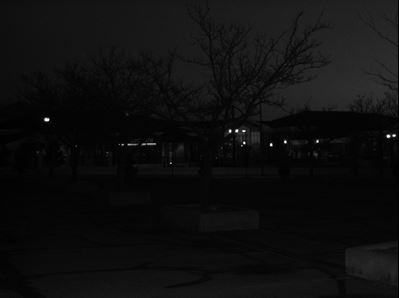
#> input picture Assignment - 2/cctv1.JPG, 399 x 298 px
$ python robolin.py cctv1.JPG
#> lines starting #> are read from the running program, lines starting #| are printed output that depends on the picture; after the words box and inside, x2 and y2 are one past the last pixel; in counts of white or black regions, pixels touching at a corner belong together
import numpy as np
import pandas as pd
import cv2
import matplotlib.pyplot as plt
import sys

img = cv2.imread(sys.argv[1])
#> img is the input picture: shape (298, 399, 3); min 0, max 255, mean 14.8

#cv2.imshow('img',img)

org = img

########################################
img = cv2.Canny(img,100,375)
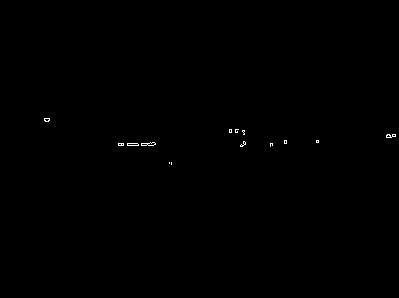
#> img: shape (298, 399); 0.16% white in thin lines or dots, all inside (x1, y1, x2, y2) = (44, 118, 396, 165)
img=cv2.cvtColor(img,cv2.COLOR_GRAY2RGB)

#Making colour of detected edges as blue colour
img[np.where((img==[255, 255, 255]).all(axis=2))] = [255, 0, 0]
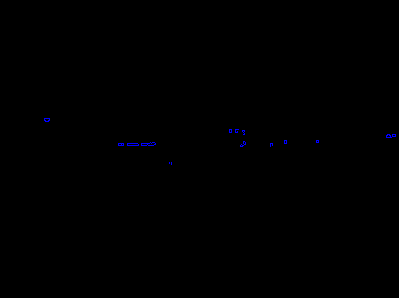
#> img: shape (298, 399, 3); mean B, G, R 0.4, 0, 0
org = cv2.addWeighted(org,1,img,1,0)           ##combine
# [18 lines of commented-out code are left out]

name = 'robolin-' + sys.argv[1][2:]           ##OUTPUT IMAGE NAME = robolin-tilesX.jpg
                                                               ## where X=integer
cv2.imwrite((name), org)

$ run again, on Assignment - 2/cctv4.JPG
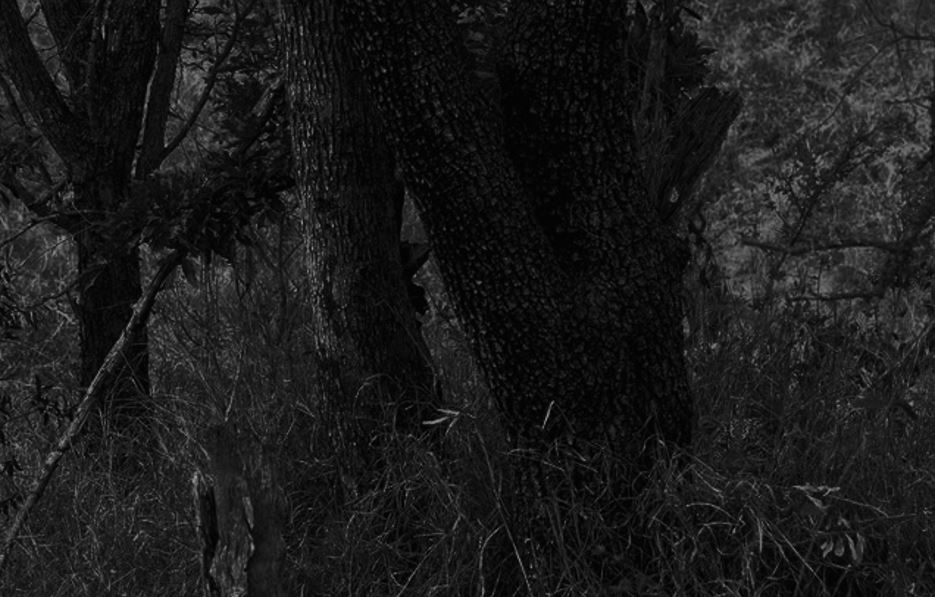
#> input picture Assignment - 2/cctv4.JPG, 935 x 597 px
#> img is the input picture: shape (597, 935, 3); min 0, max 158, mean 26.9
#> `img = cv2.Canny(img,100,375)`:
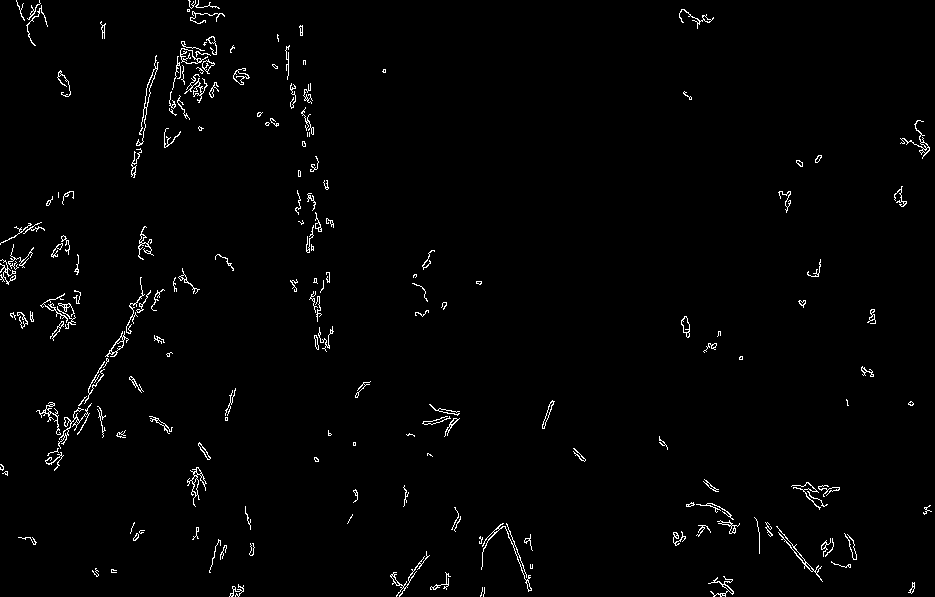
#> img: shape (597, 935); 1.6% white in thin lines or dots
#> `org = cv2.addWeighted(org,1,img,1,0)`:
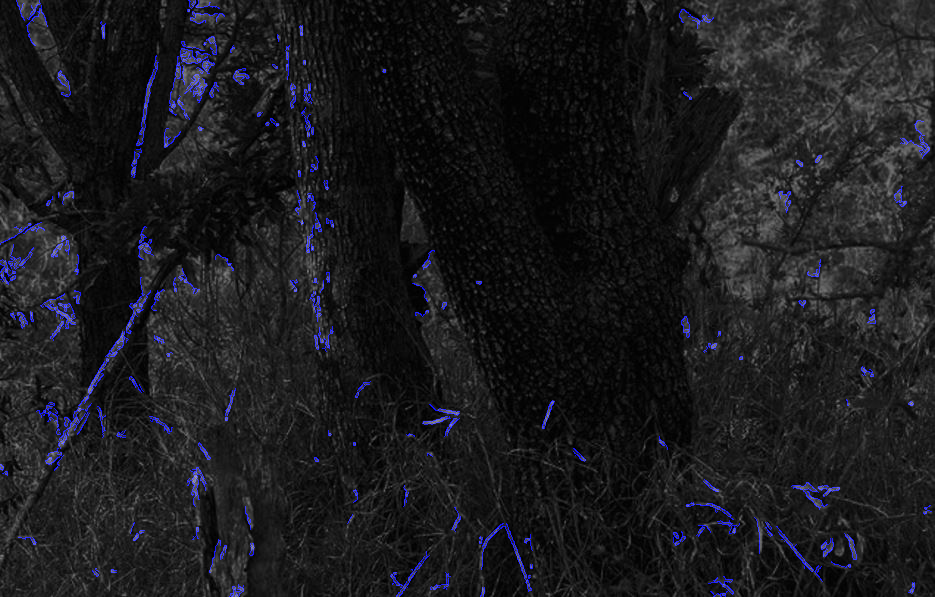
#> org: shape (597, 935, 3); mean B, G, R 30.1, 26.9, 26.9

$ run again, on Assignment - 2/enhanced-cctv2.jpg
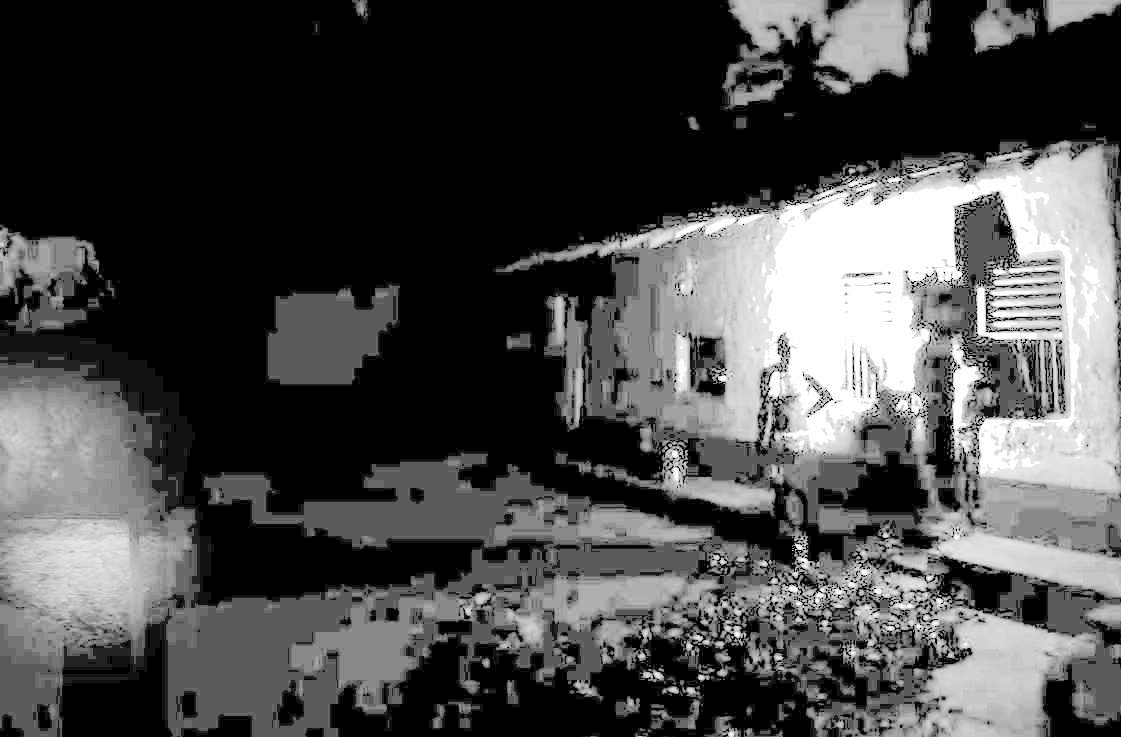
#> input picture Assignment - 2/enhanced-cctv2.jpg, 1121 x 737 px
#> img is the input picture: shape (737, 1121, 3); min 0, max 255, mean 74.1
#> `img[np.where((img==[255, 255, 255]).all(axis=2))] = [255, 0, 0]`:
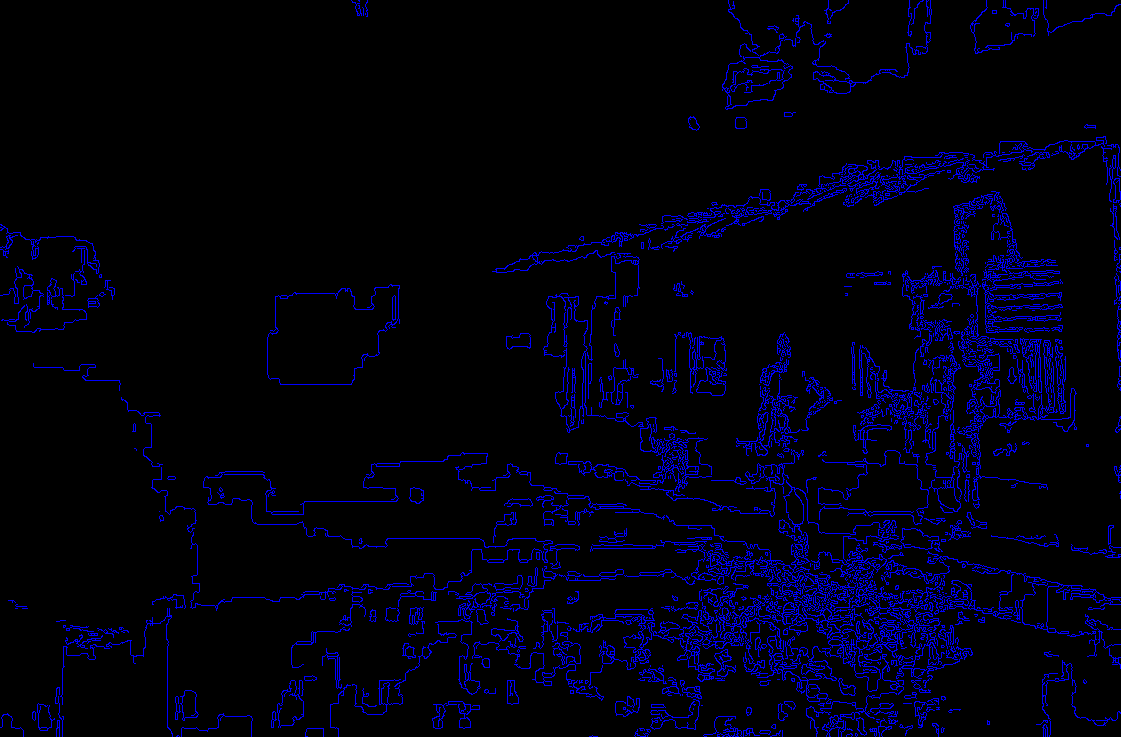
#> img: shape (737, 1121, 3); mean B, G, R 15.9, 0, 0
#> `org = cv2.addWeighted(org,1,img,1,0)`:
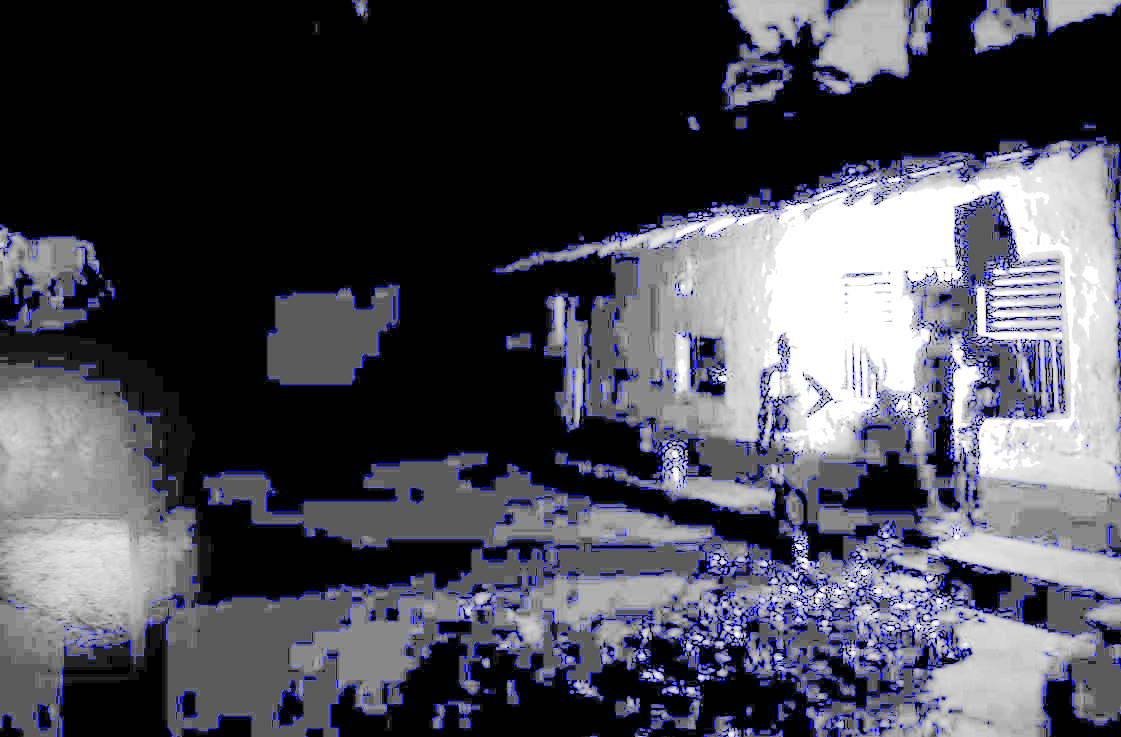
#> org: shape (737, 1121, 3); mean B, G, R 83.9, 74.1, 74.1
